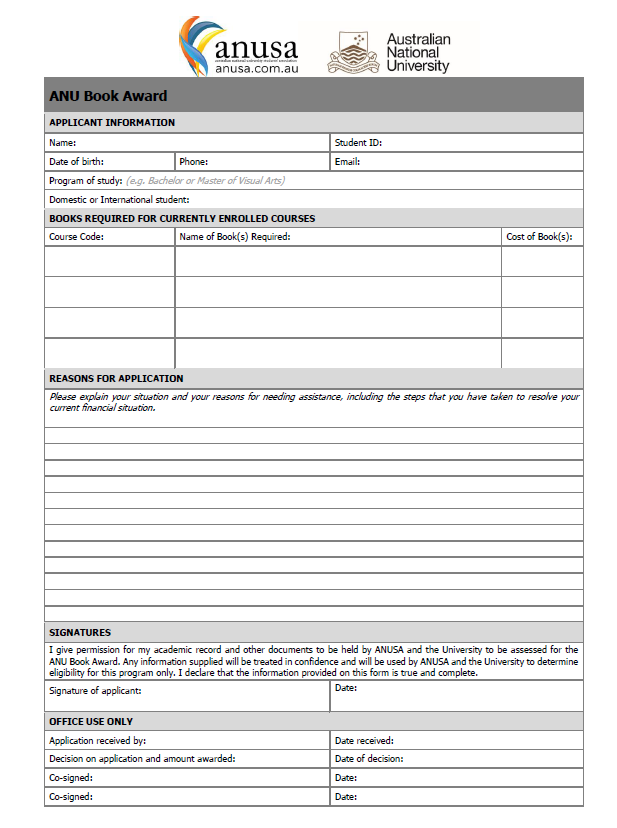
#> input picture test/viewer/1.jpg, 617 x 828 px
$ python view_contours.py   (older library calls are emulated)
#> lines starting #> are read from the running program, lines starting #| are printed output that depends on the picture; after the words box and inside, x2 and y2 are one past the last pixel; in counts of white or black regions, pixels touching at a corner belong together
import cv2
import numpy as np


img = cv2.imread("1.jpg")
#> img is the input picture: shape (828, 617, 3); mean B, G, R 233.8, 233.8, 233.8
gray = cv2.cvtColor(img,cv2.COLOR_BGR2GRAY)
ret, th = cv2.threshold(gray,0,255,cv2.THRESH_BINARY | cv2.THRESH_OTSU)
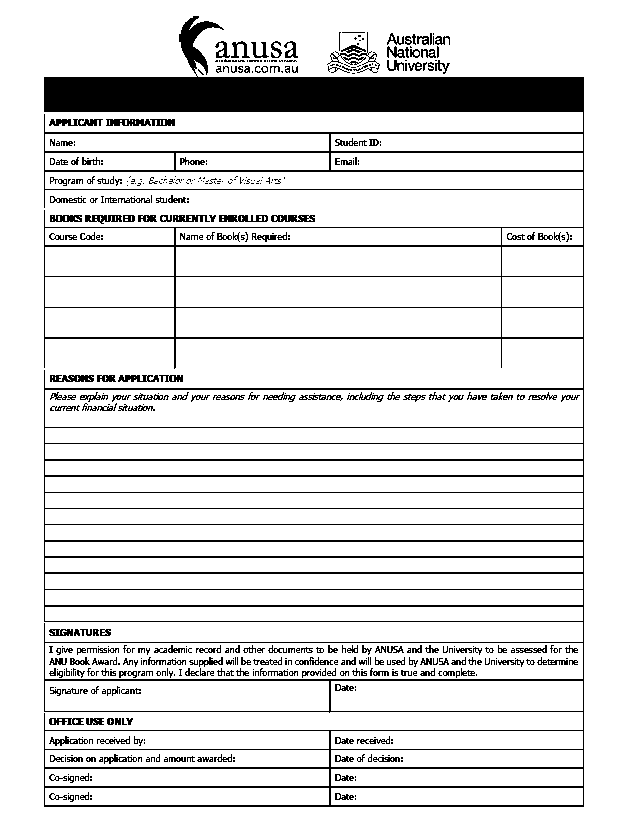
#> th: shape (828, 617); 87.6% white; 527 black regions (286 under 20 px), largest, box (x1, y1, x2, y2) and area: (44, 16, 584, 807) 47201, (327, 32, 380, 70) 277, (49, 119, 103, 126) 268
#> ret = 183
th_blur=cv2.GaussianBlur(th,(5,5),0)
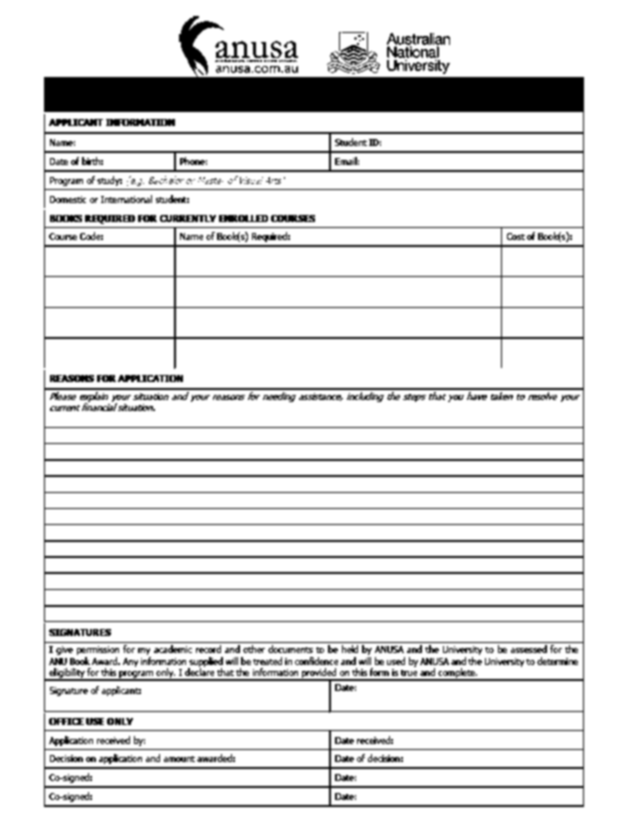
#> th_blur: shape (828, 617); min 0, max 255, mean 223.4
canny_result=cv2.Canny(th_blur,50,200)
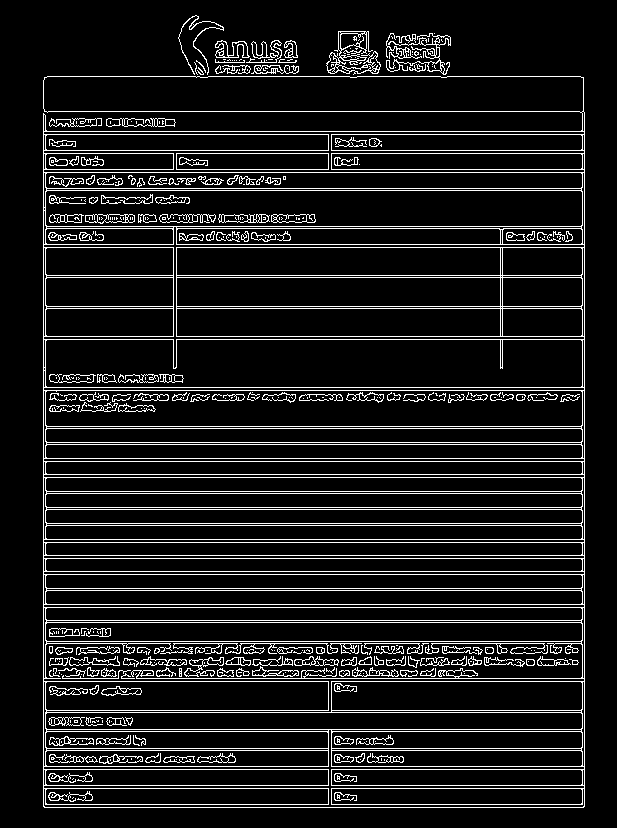
#> canny_result: shape (828, 617); 10.4% white in thin lines or dots, all inside (x1, y1, x2, y2) = (43, 15, 585, 808)

_, contours,hierarchy=cv2.findContours(canny_result,cv2.RETR_TREE,cv2.CHAIN_APPROX_NONE)
#> contours = 825 contours, 439 with area under 20; largest, box (x1, y1, x2, y2) and area: (43, 76, 585, 808) 384664, (45, 339, 583, 388) 25622, (43, 641, 585, 713) 21878, (45, 190, 583, 227) 19324, (45, 390, 583, 427) 19323
for i, cnt in enumerate(contours):
    if abs(cv2.contourArea(cnt))>100:
        draw_contour_bin = np.zeros((img.shape[0], img.shape[1]))
        draw_contour = img.copy()
        cv2.drawContours(draw_contour_bin, cnt, -1, (255,0,0))
        cv2.drawContours(draw_contour, cnt, -1, (255,0,0))
        cv2.imshow("contour_bin", draw_contour_bin)
        cv2.imshow("contour", draw_contour)
        cv2.waitKey(0)
#> this loop made 825 passes
#> cnt on passes 1, 2, 7: [[136, 121], [136, 122], [136, 123], [136, 122]], [[131, 121]], [[159, 121], [159, 122], [159, 123], [159, 122]]
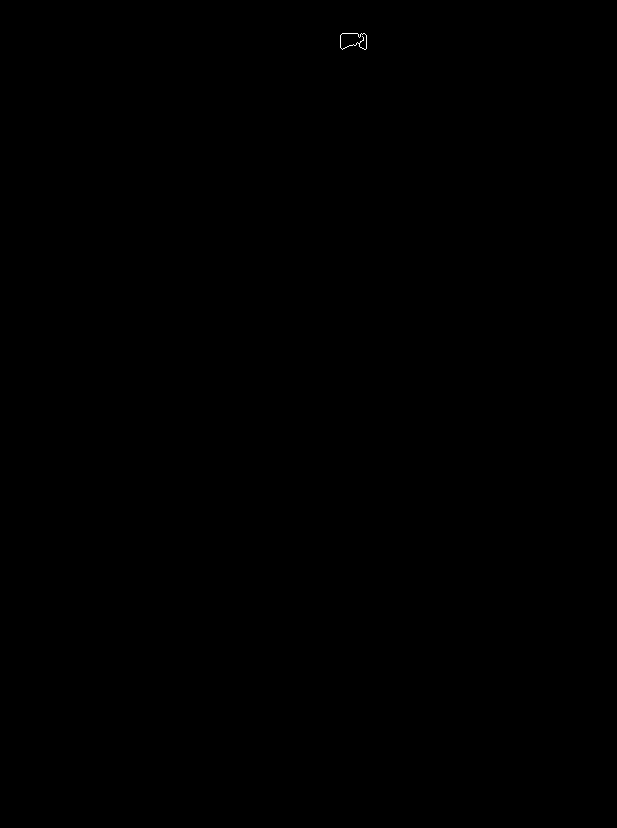
#> draw_contour_bin: shape (828, 617) float64; 0.02% white in thin lines or dots, all inside (x1, y1, x2, y2) = (340, 33, 367, 50)

$ run again, with test/viewer/2.jpg copied over test/viewer/1.jpg
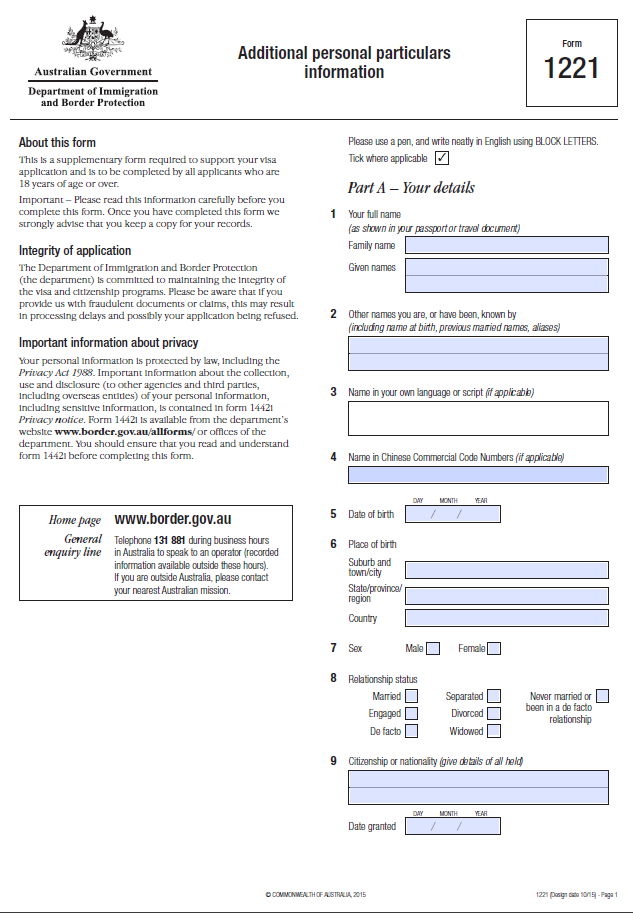
#> input picture test/viewer/2.jpg, 633 x 913 px
#> img is the input picture: shape (913, 633, 3); mean B, G, R 243.3, 240.9, 240.5
#> `ret, th = cv2.threshold(gray,0,255,cv2.THRESH_BINARY | cv2.THRESH_OTSU)`:
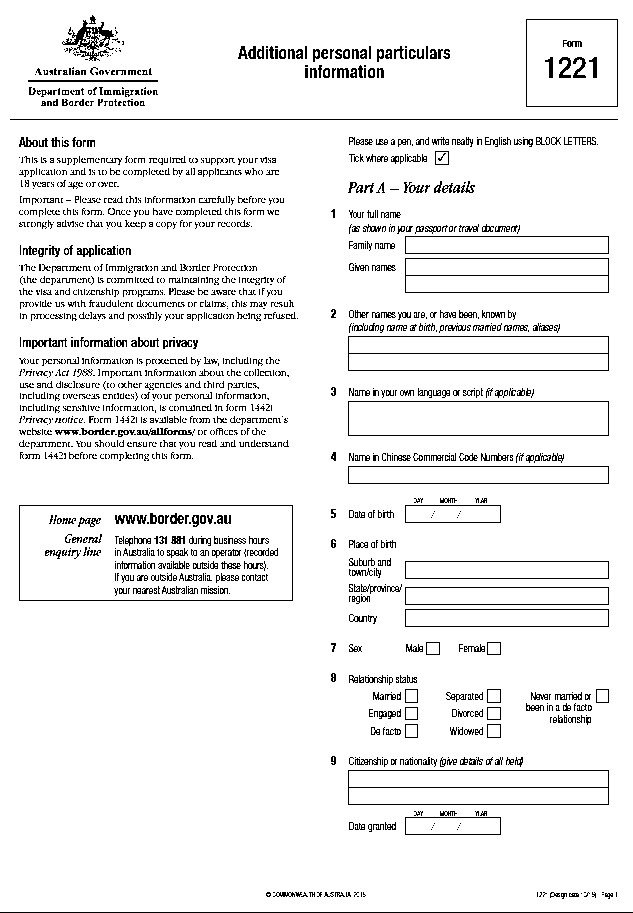
#> th: shape (913, 633); 93.4% white; black in thin lines or dots
#> ret = 174
#> `canny_result=cv2.Canny(th_blur,50,200)`:
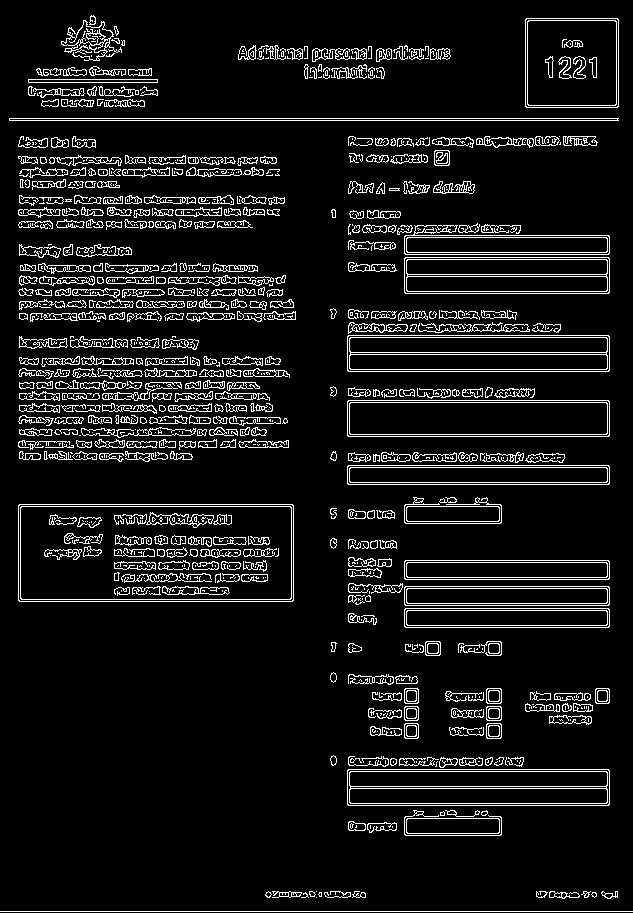
#> canny_result: shape (913, 633); 8.6% white in thin lines or dots
#> contours = 1700 contours, 931 with area under 20; largest, box (x1, y1, x2, y2) and area: (18, 504, 294, 602) 26673, (18, 504, 294, 602) 26667, (20, 506, 292, 600) 25201, (20, 506, 292, 600) 25195, (347, 769, 610, 806) 9430
#> the loop `for i, cnt in enumerate(contours):` made 1700 passes
#> cnt on passes 2, 23, 34: [[316, 897]], [[316, 891]], [[392, 826], [392, 827]]

$ run again, with test/viewer/3.jpg copied over test/viewer/1.jpg
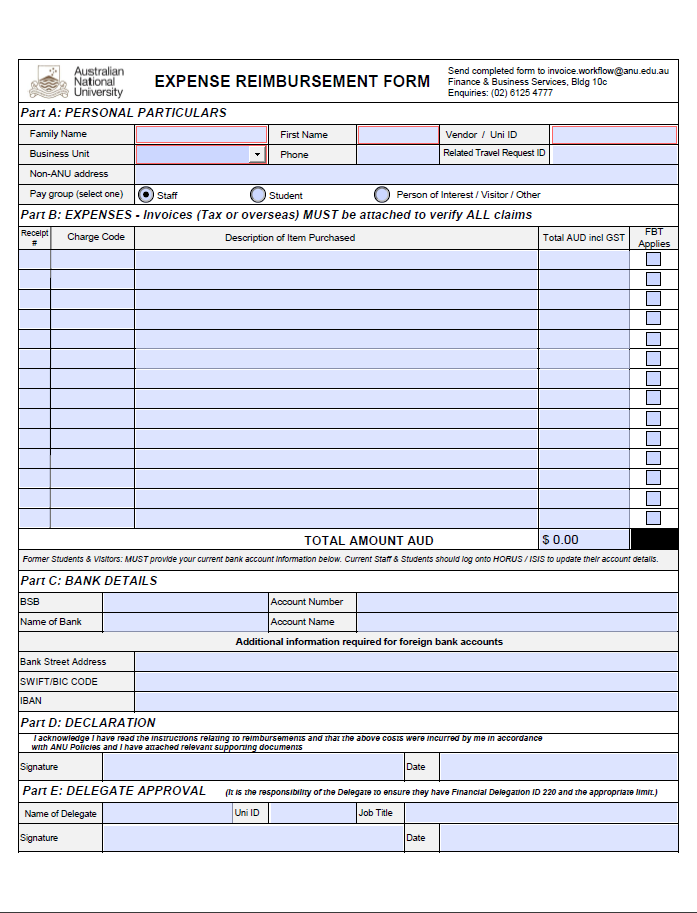
#> input picture test/viewer/3.jpg, 697 x 913 px
#> img is the input picture: shape (913, 697, 3); mean B, G, R 235.2, 223.7, 221
#> `ret, th = cv2.threshold(gray,0,255,cv2.THRESH_BINARY | cv2.THRESH_OTSU)`:
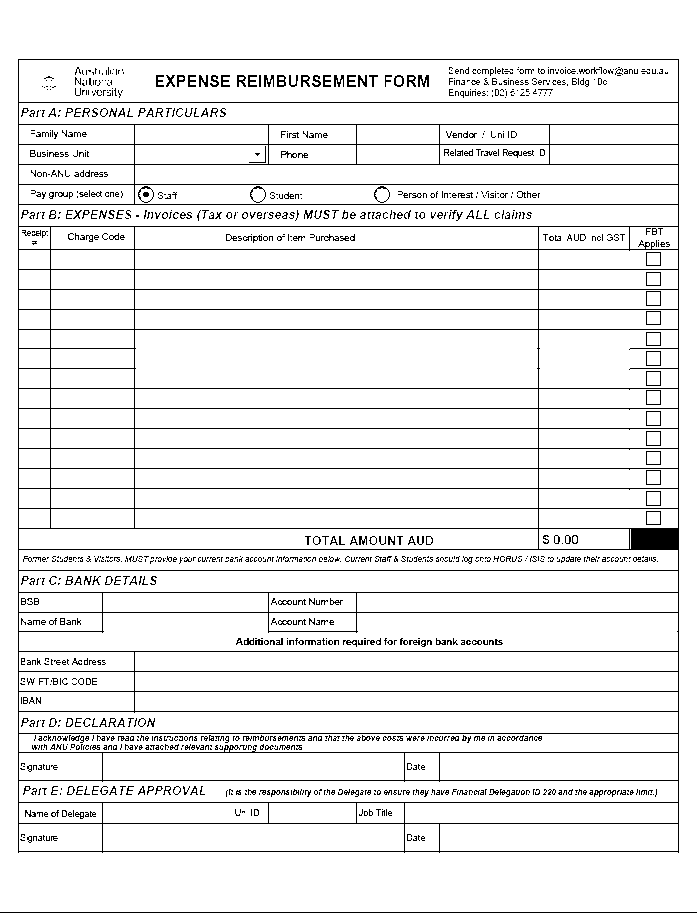
#> th: shape (913, 697); 93% white; black in thin lines or dots
#> ret = 129
#> canny_result: shape (913, 697); 11.8% white in thin lines or dots
#> contours = 1415 contours, 641 with area under 20; largest, box (x1, y1, x2, y2) and area: (17, 58, 680, 853) 525605, (19, 60, 678, 102) 26970, (135, 330, 538, 388) 22912, (19, 613, 678, 651) 21030, (19, 781, 678, 802) 13152
#> the loop `for i, cnt in enumerate(contours):` made 1415 passes
#> cnt on passes 3, 5, 7: [[438, 851], [439, 850], [440, 851], [439, 852]], [[403, 851], [404, 850], [405, 851], [404, 852]], [[101, 851], [102, 850], [103, 851], [102, 852]]
#> after the loop `for i, cnt in enumerate(contours):`:
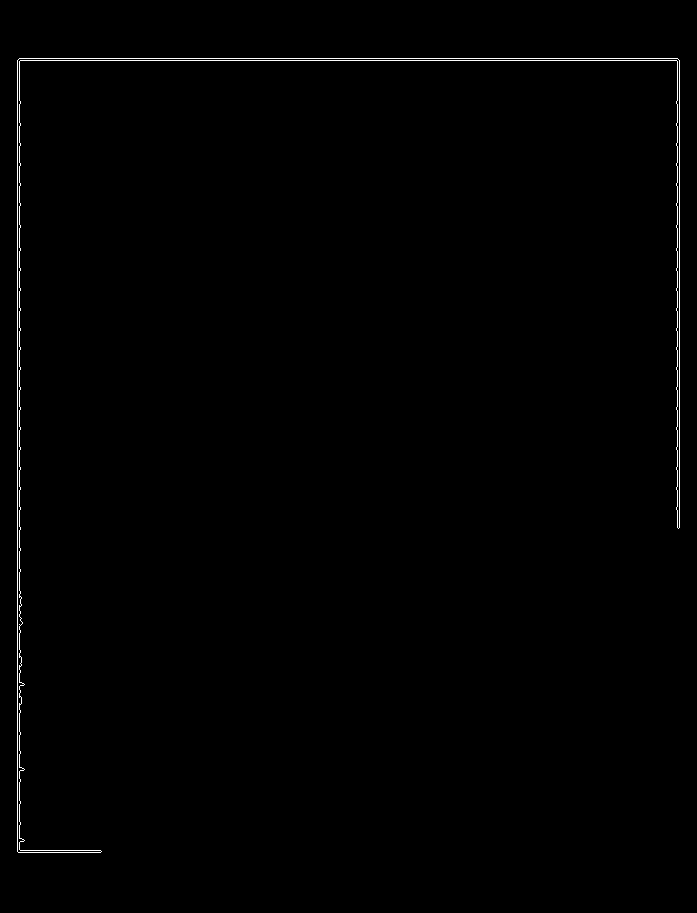
#> draw_contour_bin: shape (913, 697) float64; 0.63% white in thin lines or dots, all inside (x1, y1, x2, y2) = (17, 58, 680, 853)
